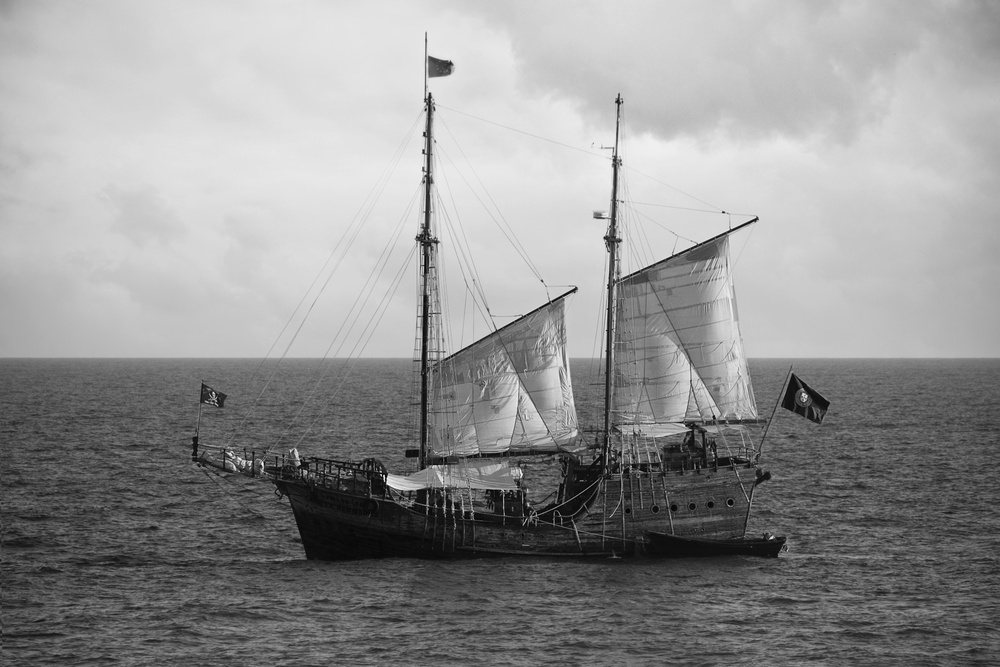
#> input picture 4106/1603073/boat.jpg, 1000 x 667 px, shrunk from 4272 x 2848 before the run, found by its file name
$ python negate.py
#> lines starting #> are read from the running program, lines starting #| are printed output that depends on the picture
from PIL import Image

from PIL import ImageFilter

# Load the image

img = Image.open("boat.jpg")
#> img is the input picture: PIL image 1000x667 RGB; min 0, max 255, mean 147.4


# Display the original image

img.show()


# Read pixels and apply negative transformation

for i in range(0, img.size[0]-1):

    for j in range(0, img.size[1]-1):

        # Get pixel value at (x,y) position of the image

        pixelColorVals = img.getpixel((i, j))

        # Invert color

        redPixel = 255 - pixelColorVals[0]  # Negate red pixel

        greenPixel = 255 - pixelColorVals[1]  # Negate green pixel

        bluePixel = 255 - pixelColorVals[2]  # Negate blue pixel

        # Modify the image with the inverted pixel values

        img.putpixel((i, j), (redPixel, greenPixel, bluePixel))
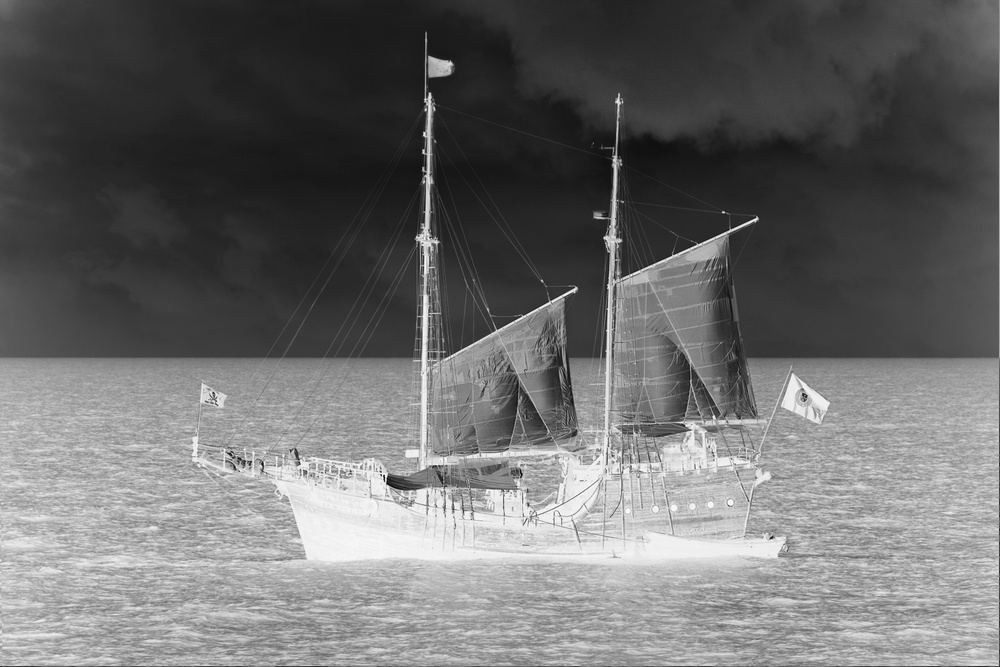
#> img: PIL image 1000x667 RGB; min 0, max 255, mean 107.5


# Display the negative image

img.show()
